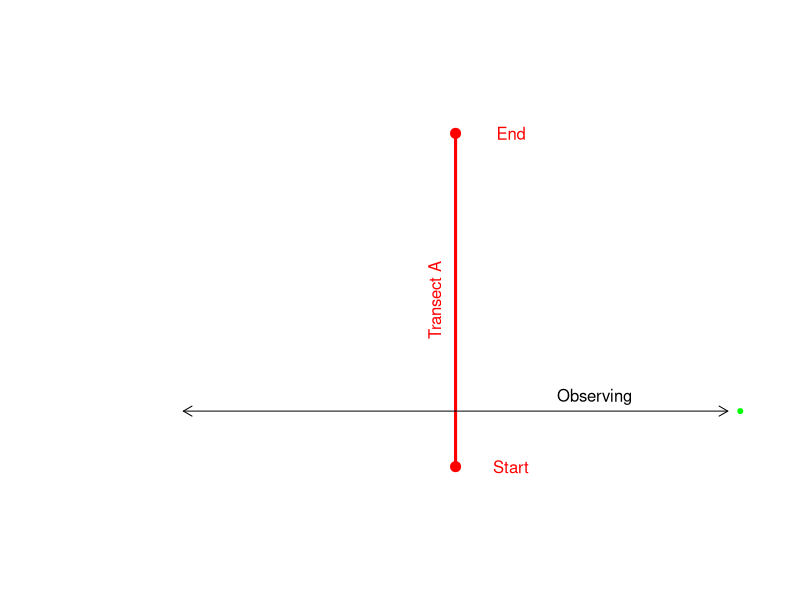

Write R code to recreate this figure.
## ---- chunk 1
par(mar=c(0,0,0,0), bty = "n");
plot(x = 0, y = 0, type = "n", xlim = c(10, 30), ylim = c(0, 20), 
     xaxt = "n", yaxt = "n", xlab = "", ylab = "", asp = 1);
points(x = c(22, 22), y = c(4, 16), pch = 20, cex = 2, col = "red");
points(x = rep(22, 100), y = seq(from = 4, to = 16, length = 100),
       type = "l", col = "red", lwd = 3);
arrows(x0 = 22, x1 = 31.8, y0 = 6, y1 = 6, length = 0.1, code = 2);
arrows(x1 = 22, x0 = 12.2, y0 = 6, y1 = 6, length = 0.1, code = 1);
points(x = 32.25, y = 6, col = "green", pch = 20);
text(x = 27, y = 6.5, labels = "Observing");
text(x = 21.25, y = 10, labels = "Transect A", col = "red", srt = 90, 
     cex = 1);
text(x = 24, y = 4, labels = "Start", col = "red");
text(x = 24, y = 16, labels = "End", col = "red");
